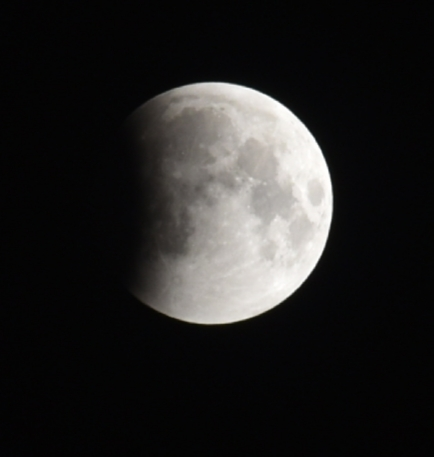
#> input picture Tutorials/moon.jpg, 434 x 457 px
$ python basic-operations.py
#> lines starting #> are read from the running program, lines starting #| are printed output that depends on the picture; after the words box and inside, x2 and y2 are one past the last pixel; in counts of white or black regions, pixels touching at a corner belong together
import cv2
import numpy as np

img = cv2.imread('moon.jpg',1)
#> img is the input picture: shape (457, 434, 3); mean B, G, R 34.8, 35.4, 36.3

img[55,55] = [255,255,255]
#> img: shape (457, 434, 3); under 0.01% of pixels changed, all inside (x1, y1, x2, y2) = (55, 55, 56, 56)
px = img[55,55]
#> px = [255, 255, 255]

img[100:150 , 100:150] = [255,255,255]
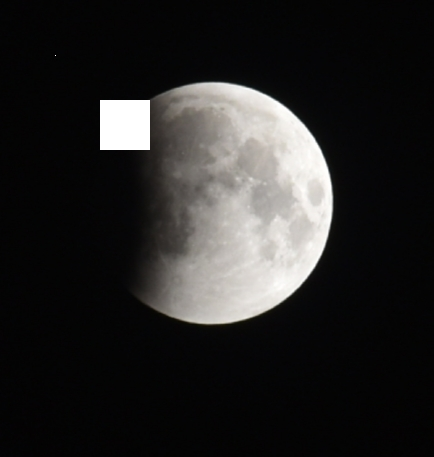
#> img: shape (457, 434, 3); mean B, G, R 37.9, 38.5, 39.3

face = img[37:111, 107:194]
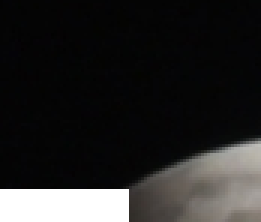
#> face: shape (74, 87, 3) (shown 3 times larger); mean B, G, R 38.4, 38.9, 39.6
img[0:74 , 0:87] = face
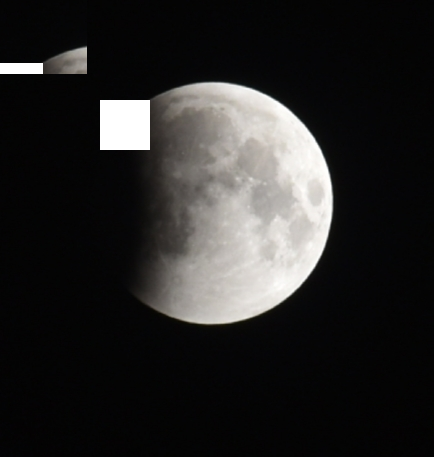
#> img: shape (457, 434, 3); 2.98% of pixels changed, all inside (x1, y1, x2, y2) = (0, 0, 87, 74)

cv2.imshow('image',img)
cv2.waitKey(0)
cv2.destroyAllWindows()
